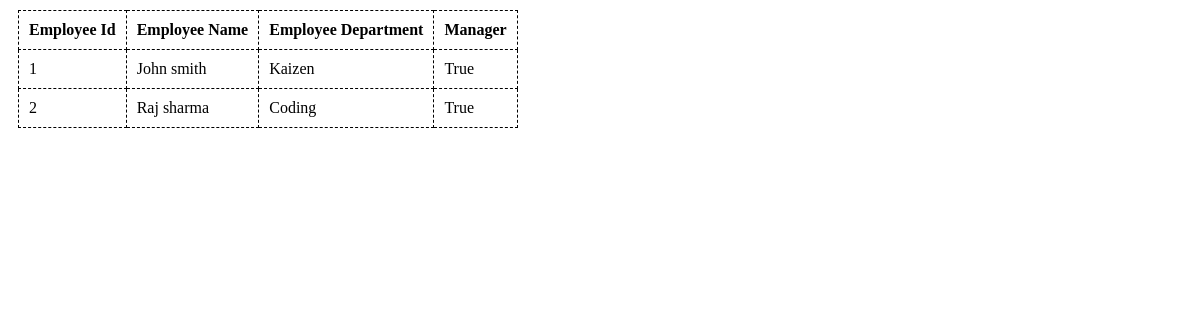
/employees/, run on an earlier commit of the app's database.
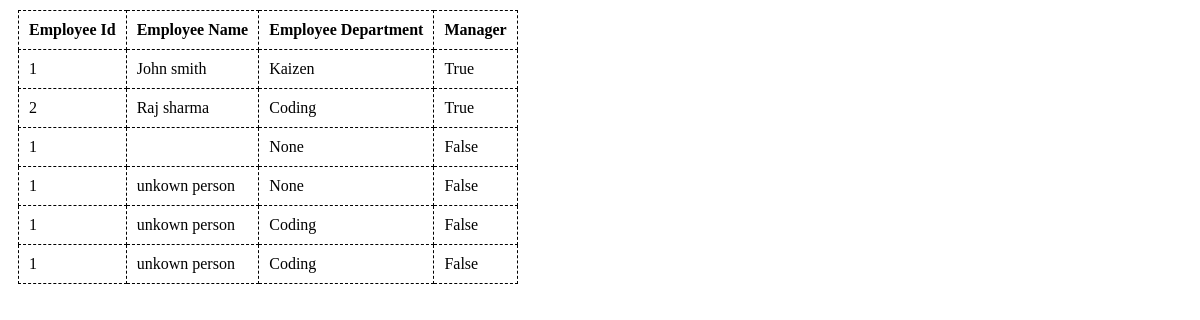
And on a later commit of the database.
### application/models.py (models this page shows)
class Employee(models.Model):
    employee_id = models.IntegerField()
    employee_name = models.CharField(max_length=50)
    department_name = models.ForeignKey(Department, on_delete=models.SET_NULL, null=True)
    is_manager = models.BooleanField(default=False)

class Department(models.Model):
    department_id = models.IntegerField()
    department_name = models.CharField(max_length=100)
    def __str__(self):
        return self.department_name

### application/views.py (the view)
# urls.py: path('employees/', views.employees, name='employees'),
def employees(request):
    print(request.method)
    output = Employee.objects.all()
    context = {'Employee': output}
    return render(request, 'application/employees.html', context)

### application/templates/application/employees.html
{% load static %}
<link rel="stylesheet" href="{% static 'application/employee.css' %}">
<table>
    <thead>
        <tr>
            <th>Employee Id</th>
            <th>Employee Name</th>
            <th>Employee Department</th>
            <th>Manager</th>
        </tr>
    </thead>
    <tbody>
        {% for emp in Employee %}
        <tr>
            <td>{{emp.employee_id}} </td>
            <td>{{emp.employee_name}}</td>
            <td>{{emp.department_name}}</td>
            <td>{{emp.is_manager}}</td>
        </tr>
        {% endfor %}
    </tbody>
</table>

### application/static/application/employee.css (style rules this page uses)
table, td, th { border: 1px dashed black; border-collapse: collapse; margin:10px; padding:10px; }

What changed in the data, as far as the page shows it:
added Employee: employee_id "1", department_name "None", is_manager "False"
added Employee: employee_id "1", employee_name "unkown person", department_name "None", is_manager "False"
added Employee: employee_id "1", employee_name "unkown person", department_name "Coding", is_manager "False"
added Employee: employee_id "1", employee_name "unkown person", department_name "Coding", is_manager "False"
